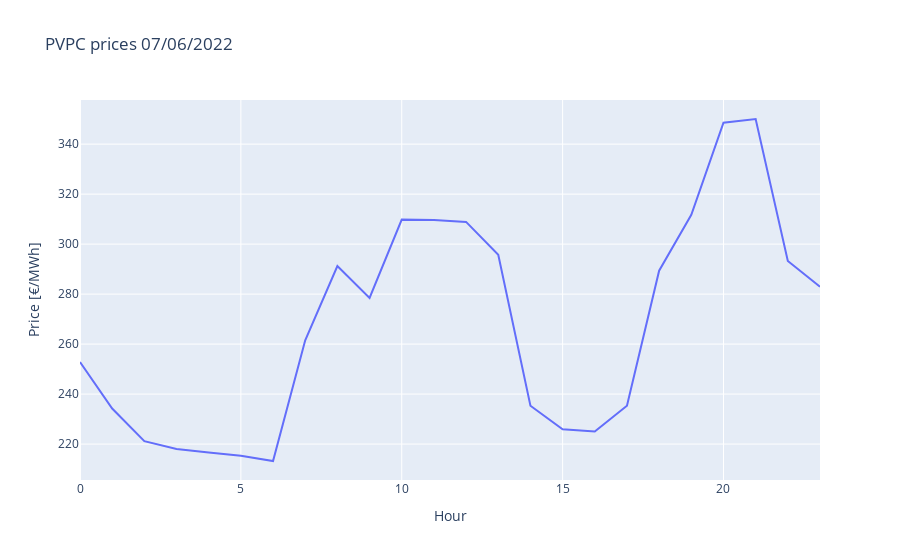

Source (notebook cell):
### Code cell
fig = go.Figure(
    data=[
        go.Line(x=DataFinal['Horas'][0:12*75],
                y=DataFinal['value'][0:12*75], name="Prices")
    ],
    layout=go.Layout(
        title=dict(text="PVPC prices 07/06/2022"),
        xaxis=dict(title='Hour'),
        yaxis=dict(title='Price [€/MWh]')
    )
)
fig.show()

### Figure 1 — Plotly figure (JSON) as saved in the notebook; plotly's stock layout.template omitted (floating-point values rounded to 4 significant figures)
{"data": [{"name": "Prices", "type": "scatter", "x": [0, 1, 2, 3, 4, 5, 6, 7, 8, 9, 10, 11, 12, 13, 14, 15, 16, 17, 18, 19, 20, 21, 22, 23], "y": [252.9, 234.2, 221.2, 218.1, 216.6, 215.4, 213.2, 261.6, 291.2, 278.5, 309.8, 309.7, 308.9, 295.7, 235.4, 225.9, 225.0, 235.3, 289.4, 311.7, 348.6, 350.1, 293.3, 283.0]}], "layout": {"title": {"text": "PVPC prices 07/06/2022"}, "xaxis": {"title": {"text": "Hour"}}, "yaxis": {"title": {"text": "Price [€/MWh]"}}}}
